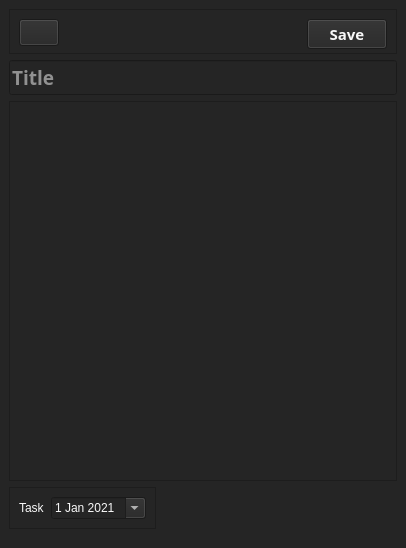
<?xml version="1.0" encoding="UTF-8"?>
<ui version="4.0">
 <class>MainWindow</class>
 <widget class="QMainWindow" name="MainWindow">
  <property name="geometry">
   <rect>
    <x>0</x>
    <y>0</y>
    <width>406</width>
    <height>548</height>
   </rect>
  </property>
  <property name="minimumSize">
   <size>
    <width>350</width>
    <height>270</height>
   </size>
  </property>
  <property name="windowTitle">
   <string>MainWindow</string>
  </property>
  <property name="styleSheet">
   <string notr="true">background-color: rgb(37, 37, 37);
color: rgb(248, 248, 248);

</string>
  </property>
  <widget class="QWidget" name="centralwidget">
   <property name="styleSheet">
    <string notr="true">QPushButton#btn_delete, #btn_search, #btn_back,
 #btn_saveChanges, #btn_edit, #btn_back_2, #btn_save, #btn_addTask, #btn_calendar, #btn_back_3, #delete_all_tasks {
   background-color: rgb(58, 58, 58);
   border: 0px;
   border-radius: 5px;
}

QPushButton#btn_delete:hover, #delete_all_tasks:hover {
	border: 1px solid rgb(255, 70, 95);
}
QPushButton#btn_delete:pressed, #delete_all_tasks:pressed {
   background-color: rgb(255, 70, 95);
   border: 0px;
   border-radius: 5px;
}

QPushButton#btn_add {
background-color: rgb(48, 48, 48);
border-radius: 20px;
}

QPushButton#btn_add:hover, #btn_back:hover, 
#btn_edit:hover, #btn_back_2:hover, #btn_save:hove {
	border: 3px solid rgb(33, 33, 33);
}
QPushButton#btn_add:pressed, #btn_back:hover, 
#btn_edit:hover, #btn_back_2:hover, #btn_save:hover {
   background-color: rgb(33, 33, 33);
}

QTextEdit#textEdit_bodyNote, #lineEdit_Title {
border: 0xp;
}

QPushButton#btn_saveChanges:hover, #btn_addTask:hover, #btn_calendar:hover, #btn_back_3:hover {
	border: 1px solid rgb(231, 237, 155);
}
QPushButton#btn_saveChanges:pressed, #btn_addTask:pressed, #btn_calendar:pressed,  #btn_back_3:pressed {
   background-color: rgb(207, 212, 144);
   border: 1px solid rgb(207, 212, 144);
}

QTableView {
	background-color: rgb(37, 37, 37);
    border: 0xp;
}
QScrollArea {
	background-color: rgb(37, 37, 37);
    border: 0xp;
}

QScrollBar:vertical {
    border: none;
     background: rgb(37, 37, 37);
     width: 20px;
     margin: 19px 0 19px 0;
     border-radius: 0px;
 }

QScrollBar::handle:vertical {
    background-color:  rgb(48, 48, 48);
    min-height: 30px;
    border-radius: 5px;
  }

QScrollBar::handle:vertical:hover {
      background-color: rgb(255,255,222);
  }

QScrollBar::handle:vertical:pressed {
      background-color: rgb(33, 33, 33);
 }

QScrollBar::sub-line:vertical {
      height: 0px;
 }

 QScrollBar::add-line:vertical {
       height: 0px;
 }



/* RESET ARROW  vvvvvvvvvvvvvvvvvvvvvvvvvvvvvvvvvvvvvvvvvvvvvvvvvvvvvvvvvvvvvvv       */
            QScrollBar::up-arrow:vertical, QScrollBar::down-arrow:vertical {
                background: none;
            }
            QScrollBar::add-page:vertical, QScrollBar::sub-page:vertical {
                background: none;
            }
/* ^^^^^^^^^^^^^^^^^^^^^^^^^^^^^^^^^^^^^^^^^^^^^^^^^^^^^^^^^^^^^^^^^^^^^^^^^^^^       *</string>
   </property>
   <layout class="QGridLayout" name="gridLayout">
    <property name="leftMargin">
     <number>0</number>
    </property>
    <property name="topMargin">
     <number>0</number>
    </property>
    <property name="rightMargin">
     <number>0</number>
    </property>
    <property name="bottomMargin">
     <number>0</number>
    </property>
    <property name="spacing">
     <number>0</number>
    </property>
    <item row="0" column="0">
     <widget class="QStackedWidget" name="stackedWidget">
      <property name="minimumSize">
       <size>
        <width>0</width>
        <height>40</height>
       </size>
      </property>
      <property name="currentIndex">
       <number>2</number>
      </property>
      <widget class="QWidget" name="allNotesPage">
       <layout class="QVBoxLayout" name="verticalLayout">
        <property name="spacing">
         <number>0</number>
        </property>
        <property name="leftMargin">
         <number>3</number>
        </property>
        <property name="topMargin">
         <number>3</number>
        </property>
        <property name="rightMargin">
         <number>3</number>
        </property>
        <property name="bottomMargin">
         <number>3</number>
        </property>
        <item>
         <widget class="QFrame" name="header_allNotes">
          <property name="sizePolicy">
           <sizepolicy hsizetype="Expanding" vsizetype="Preferred">
            <horstretch>0</horstretch>
            <verstretch>0</verstretch>
           </sizepolicy>
          </property>
          <property name="minimumSize">
           <size>
            <width>0</width>
            <height>45</height>
           </size>
          </property>
          <property name="maximumSize">
           <size>
            <width>16777215</width>
            <height>45</height>
           </size>
          </property>
          <property name="frameShape">
           <enum>QFrame::StyledPanel</enum>
          </property>
          <property name="frameShadow">
           <enum>QFrame::Raised</enum>
          </property>
          <layout class="QHBoxLayout" name="horizontalLayout">
           <property name="leftMargin">
            <number>0</number>
           </property>
           <property name="topMargin">
            <number>0</number>
           </property>
           <property name="rightMargin">
            <number>0</number>
           </property>
           <property name="bottomMargin">
            <number>0</number>
           </property>
           <item>
            <widget class="QLabel" name="label_Notes">
             <property name="font">
              <font>
               <family>Segoe UI Symbol</family>
               <pointsize>14</pointsize>
               <weight>50</weight>
               <italic>false</italic>
               <bold>false</bold>
              </font>
             </property>
             <property name="styleSheet">
              <string notr="true">font: 14pt &quot;Segoe UI Symbol&quot;;</string>
             </property>
             <property name="text">
              <string>Notes</string>
             </property>
            </widget>
           </item>
           <item>
            <widget class="QLineEdit" name="lineEdit_search">
             <property name="styleSheet">
              <string notr="true">border: 1px solid rgb(233, 233, 233);
border-top-color: rgb(37, 37, 37);
border-right-color: rgb(37, 37, 37);
border-left-color: rgb(37, 37, 37);
</string>
             </property>
            </widget>
           </item>
           <item>
            <widget class="QPushButton" name="btn_search">
             <property name="minimumSize">
              <size>
               <width>27</width>
               <height>27</height>
              </size>
             </property>
             <property name="styleSheet">
              <string notr="true"/>
             </property>
             <property name="text">
              <string/>
             </property>
             <property name="icon">
              <iconset resource="../res/icons_svg.qrc">
               <normaloff>:/svg/search_icon.svg</normaloff>:/svg/search_icon.svg</iconset>
             </property>
            </widget>
           </item>
           <item>
            <widget class="QPushButton" name="btn_calendar">
             <property name="minimumSize">
              <size>
               <width>27</width>
               <height>27</height>
              </size>
             </property>
             <property name="text">
              <string/>
             </property>
             <property name="icon">
              <iconset resource="../res/icons_svg.qrc">
               <normaloff>:/svg/calendar_white_icon.svg</normaloff>:/svg/calendar_white_icon.svg</iconset>
             </property>
            </widget>
           </item>
          </layout>
         </widget>
        </item>
        <item>
         <widget class="QFrame" name="allNotes">
          <property name="frameShape">
           <enum>QFrame::StyledPanel</enum>
          </property>
          <property name="frameShadow">
           <enum>QFrame::Raised</enum>
          </property>
          <layout class="QGridLayout" name="gridLayout_2">
           <property name="leftMargin">
            <number>0</number>
           </property>
           <property name="topMargin">
            <number>0</number>
           </property>
           <property name="rightMargin">
            <number>0</number>
           </property>
           <property name="bottomMargin">
            <number>0</number>
           </property>
           <property name="spacing">
            <number>0</number>
           </property>
           <item row="0" column="0">
            <widget class="QScrollArea" name="scrollArea">
             <property name="widgetResizable">
              <bool>true</bool>
             </property>
             <widget class="QWidget" name="scrollAreaWidgetContents">
              <property name="geometry">
               <rect>
                <x>0</x>
                <y>0</y>
                <width>398</width>
                <height>439</height>
               </rect>
              </property>
              <property name="styleSheet">
               <string notr="true">border: 0px;
border-radius: 15px;</string>
              </property>
              <layout class="QGridLayout" name="gridLayout_3">
               <property name="leftMargin">
                <number>0</number>
               </property>
               <property name="topMargin">
                <number>0</number>
               </property>
               <property name="rightMargin">
                <number>0</number>
               </property>
               <property name="bottomMargin">
                <number>0</number>
               </property>
               <property name="spacing">
                <number>0</number>
               </property>
               <item row="0" column="0">
                <widget class="QTableView" name="tableView">
                 <property name="styleSheet">
                  <string notr="true"/>
                 </property>
                 <property name="dragEnabled">
                  <bool>true</bool>
                 </property>
                 <property name="textElideMode">
                  <enum>Qt::ElideLeft</enum>
                 </property>
                </widget>
               </item>
              </layout>
             </widget>
            </widget>
           </item>
          </layout>
         </widget>
        </item>
        <item>
         <widget class="QFrame" name="frame">
          <property name="minimumSize">
           <size>
            <width>0</width>
            <height>0</height>
           </size>
          </property>
          <property name="maximumSize">
           <size>
            <width>16777215</width>
            <height>46</height>
           </size>
          </property>
          <property name="styleSheet">
           <string notr="true">border-radius: 20px;
</string>
          </property>
          <property name="frameShape">
           <enum>QFrame::Panel</enum>
          </property>
          <property name="frameShadow">
           <enum>QFrame::Sunken</enum>
          </property>
          <layout class="QHBoxLayout" name="horizontalLayout_5">
           <property name="leftMargin">
            <number>3</number>
           </property>
           <property name="topMargin">
            <number>3</number>
           </property>
           <property name="rightMargin">
            <number>3</number>
           </property>
           <property name="bottomMargin">
            <number>3</number>
           </property>
           <item>
            <widget class="QPushButton" name="btn_add">
             <property name="minimumSize">
              <size>
               <width>40</width>
               <height>40</height>
              </size>
             </property>
             <property name="maximumSize">
              <size>
               <width>60</width>
               <height>40</height>
              </size>
             </property>
             <property name="styleSheet">
              <string notr="true"/>
             </property>
             <property name="text">
              <string/>
             </property>
             <property name="icon">
              <iconset resource="../res/icons_svg.qrc">
               <normaloff>:/svg/plus_icon.svg</normaloff>:/svg/plus_icon.svg</iconset>
             </property>
             <property name="iconSize">
              <size>
               <width>18</width>
               <height>18</height>
              </size>
             </property>
            </widget>
           </item>
          </layout>
         </widget>
        </item>
       </layout>
      </widget>
      <widget class="QWidget" name="notePage">
       <layout class="QVBoxLayout" name="verticalLayout_2">
        <property name="leftMargin">
         <number>18</number>
        </property>
        <item>
         <widget class="QFrame" name="header_notes">
          <property name="sizePolicy">
           <sizepolicy hsizetype="Expanding" vsizetype="Preferred">
            <horstretch>0</horstretch>
            <verstretch>0</verstretch>
           </sizepolicy>
          </property>
          <property name="minimumSize">
           <size>
            <width>0</width>
            <height>45</height>
           </size>
          </property>
          <property name="maximumSize">
           <size>
            <width>16777215</width>
            <height>45</height>
           </size>
          </property>
          <property name="frameShape">
           <enum>QFrame::StyledPanel</enum>
          </property>
          <property name="frameShadow">
           <enum>QFrame::Raised</enum>
          </property>
          <layout class="QHBoxLayout" name="horizontalLayout_2">
           <property name="leftMargin">
            <number>0</number>
           </property>
           <property name="topMargin">
            <number>0</number>
           </property>
           <property name="bottomMargin">
            <number>0</number>
           </property>
           <item alignment="Qt::AlignLeft">
            <widget class="QPushButton" name="btn_back">
             <property name="minimumSize">
              <size>
               <width>27</width>
               <height>27</height>
              </size>
             </property>
             <property name="styleSheet">
              <string notr="true"/>
             </property>
             <property name="text">
              <string/>
             </property>
             <property name="icon">
              <iconset resource="../res/icons_svg.qrc">
               <normaloff>:/svg/back_arrow_icon.svg</normaloff>:/svg/back_arrow_icon.svg</iconset>
             </property>
            </widget>
           </item>
           <item alignment="Qt::AlignRight">
            <widget class="QFrame" name="btns_forEdit">
             <property name="frameShape">
              <enum>QFrame::StyledPanel</enum>
             </property>
             <property name="frameShadow">
              <enum>QFrame::Raised</enum>
             </property>
             <layout class="QHBoxLayout" name="horizontalLayout_4">
              <property name="leftMargin">
               <number>0</number>
              </property>
              <property name="topMargin">
               <number>0</number>
              </property>
              <property name="rightMargin">
               <number>0</number>
              </property>
              <property name="bottomMargin">
               <number>0</number>
              </property>
              <item>
               <widget class="QPushButton" name="btn_saveChanges">
                <property name="minimumSize">
                 <size>
                  <width>27</width>
                  <height>27</height>
                 </size>
                </property>
                <property name="styleSheet">
                 <string notr="true"/>
                </property>
                <property name="text">
                 <string/>
                </property>
                <property name="icon">
                 <iconset resource="../res/icons_svg.qrc">
                  <normaloff>:/svg/checkYesDisabled_icon.svg</normaloff>:/svg/checkYesDisabled_icon.svg</iconset>
                </property>
               </widget>
              </item>
              <item>
               <widget class="QPushButton" name="btn_edit">
                <property name="minimumSize">
                 <size>
                  <width>27</width>
                  <height>27</height>
                 </size>
                </property>
                <property name="styleSheet">
                 <string notr="true"/>
                </property>
                <property name="text">
                 <string/>
                </property>
                <property name="icon">
                 <iconset resource="../res/icons_svg.qrc">
                  <normaloff>:/svg/edit_icon.svg</normaloff>:/svg/edit_icon.svg</iconset>
                </property>
               </widget>
              </item>
             </layout>
            </widget>
           </item>
          </layout>
         </widget>
        </item>
        <item>
         <widget class="QLineEdit" name="lineEdit_Title">
          <property name="font">
           <font>
            <family>Segoe UI Semibold</family>
            <pointsize>14</pointsize>
            <weight>75</weight>
            <bold>true</bold>
           </font>
          </property>
          <property name="styleSheet">
           <string notr="true">color: rgb(253, 253, 253);</string>
          </property>
          <property name="placeholderText">
           <string>Title</string>
          </property>
         </widget>
        </item>
        <item>
         <widget class="QLabel" name="label_date">
          <property name="font">
           <font>
            <family>Segoe UI Symbol</family>
           </font>
          </property>
          <property name="styleSheet">
           <string notr="true">color: rgb(106, 106, 106);</string>
          </property>
          <property name="text">
           <string>Date</string>
          </property>
         </widget>
        </item>
        <item>
         <widget class="QLabel" name="label_dateUpdate">
          <property name="text">
           <string>Last update: </string>
          </property>
         </widget>
        </item>
        <item alignment="Qt::AlignLeft">
         <widget class="QFrame" name="task">
          <property name="minimumSize">
           <size>
            <width>0</width>
            <height>0</height>
           </size>
          </property>
          <property name="frameShape">
           <enum>QFrame::StyledPanel</enum>
          </property>
          <property name="frameShadow">
           <enum>QFrame::Raised</enum>
          </property>
          <layout class="QHBoxLayout" name="horizontalLayout_8">
           <property name="leftMargin">
            <number>1</number>
           </property>
           <item>
            <widget class="QLabel" name="label_task">
             <property name="text">
              <string>Task</string>
             </property>
            </widget>
           </item>
           <item>
            <widget class="QDateEdit" name="dateEdit">
             <property name="dateTime">
              <datetime>
               <hour>0</hour>
               <minute>0</minute>
               <second>0</second>
               <year>2021</year>
               <month>1</month>
               <day>1</day>
              </datetime>
             </property>
             <property name="calendarPopup">
              <bool>true</bool>
             </property>
            </widget>
           </item>
          </layout>
         </widget>
        </item>
        <item>
         <widget class="QTextEdit" name="textEdit_bodyNote">
          <property name="font">
           <font>
            <family>Segoe UI Semibold</family>
            <pointsize>10</pointsize>
            <weight>75</weight>
            <bold>true</bold>
           </font>
          </property>
         </widget>
        </item>
        <item alignment="Qt::AlignRight">
         <widget class="QPushButton" name="btn_delete">
          <property name="minimumSize">
           <size>
            <width>65</width>
            <height>30</height>
           </size>
          </property>
          <property name="font">
           <font>
            <family>Segoe UI Semibold</family>
            <pointsize>11</pointsize>
            <weight>75</weight>
            <bold>true</bold>
           </font>
          </property>
          <property name="styleSheet">
           <string notr="true"/>
          </property>
          <property name="text">
           <string>DELETE</string>
          </property>
         </widget>
        </item>
       </layout>
      </widget>
      <widget class="QWidget" name="addNotePage">
       <layout class="QVBoxLayout" name="verticalLayout_3">
        <item>
         <widget class="QFrame" name="header_notes_2">
          <property name="sizePolicy">
           <sizepolicy hsizetype="Expanding" vsizetype="Preferred">
            <horstretch>0</horstretch>
            <verstretch>0</verstretch>
           </sizepolicy>
          </property>
          <property name="minimumSize">
           <size>
            <width>0</width>
            <height>45</height>
           </size>
          </property>
          <property name="maximumSize">
           <size>
            <width>16777215</width>
            <height>45</height>
           </size>
          </property>
          <property name="frameShape">
           <enum>QFrame::StyledPanel</enum>
          </property>
          <property name="frameShadow">
           <enum>QFrame::Raised</enum>
          </property>
          <layout class="QHBoxLayout" name="horizontalLayout_3">
           <item alignment="Qt::AlignLeft">
            <widget class="QPushButton" name="btn_back_2">
             <property name="minimumSize">
              <size>
               <width>27</width>
               <height>27</height>
              </size>
             </property>
             <property name="styleSheet">
              <string notr="true"/>
             </property>
             <property name="text">
              <string/>
             </property>
             <property name="icon">
              <iconset resource="../res/icons_svg.qrc">
               <normaloff>:/svg/back_arrow_icon.svg</normaloff>:/svg/back_arrow_icon.svg</iconset>
             </property>
            </widget>
           </item>
           <item alignment="Qt::AlignRight">
            <widget class="QPushButton" name="btn_save">
             <property name="minimumSize">
              <size>
               <width>55</width>
               <height>30</height>
              </size>
             </property>
             <property name="font">
              <font>
               <family>Segoe UI Semibold</family>
               <pointsize>11</pointsize>
               <weight>75</weight>
               <bold>true</bold>
              </font>
             </property>
             <property name="styleSheet">
              <string notr="true"/>
             </property>
             <property name="text">
              <string>Save</string>
             </property>
            </widget>
           </item>
          </layout>
         </widget>
        </item>
        <item>
         <widget class="QLineEdit" name="lineEdit_Title_2">
          <property name="font">
           <font>
            <family>Segoe UI Semibold</family>
            <pointsize>14</pointsize>
            <weight>75</weight>
            <bold>true</bold>
           </font>
          </property>
          <property name="styleSheet">
           <string notr="true">color: rgb(253, 253, 253);</string>
          </property>
          <property name="placeholderText">
           <string>Title</string>
          </property>
         </widget>
        </item>
        <item>
         <widget class="QTextEdit" name="textEdit_bodyNote_2">
          <property name="font">
           <font>
            <family>Segoe UI Semibold</family>
            <pointsize>10</pointsize>
            <weight>75</weight>
            <bold>true</bold>
           </font>
          </property>
         </widget>
        </item>
        <item alignment="Qt::AlignLeft">
         <widget class="QFrame" name="frame_2">
          <property name="minimumSize">
           <size>
            <width>0</width>
            <height>0</height>
           </size>
          </property>
          <property name="frameShape">
           <enum>QFrame::StyledPanel</enum>
          </property>
          <property name="frameShadow">
           <enum>QFrame::Raised</enum>
          </property>
          <layout class="QHBoxLayout" name="horizontalLayout_9">
           <item>
            <widget class="QLabel" name="label_task_2">
             <property name="text">
              <string>Task</string>
             </property>
            </widget>
           </item>
           <item>
            <widget class="QDateEdit" name="dateEdit_2">
             <property name="dateTime">
              <datetime>
               <hour>0</hour>
               <minute>0</minute>
               <second>0</second>
               <year>2021</year>
               <month>1</month>
               <day>1</day>
              </datetime>
             </property>
             <property name="calendarPopup">
              <bool>true</bool>
             </property>
            </widget>
           </item>
          </layout>
         </widget>
        </item>
       </layout>
      </widget>
      <widget class="QWidget" name="calendarPage">
       <layout class="QVBoxLayout" name="verticalLayout_4">
        <item>
         <widget class="QFrame" name="calendar">
          <property name="minimumSize">
           <size>
            <width>0</width>
            <height>170</height>
           </size>
          </property>
          <property name="maximumSize">
           <size>
            <width>16777215</width>
            <height>170</height>
           </size>
          </property>
          <property name="frameShape">
           <enum>QFrame::StyledPanel</enum>
          </property>
          <property name="frameShadow">
           <enum>QFrame::Raised</enum>
          </property>
          <layout class="QGridLayout" name="gridLayout_4">
           <property name="leftMargin">
            <number>0</number>
           </property>
           <property name="topMargin">
            <number>0</number>
           </property>
           <property name="rightMargin">
            <number>0</number>
           </property>
           <property name="bottomMargin">
            <number>0</number>
           </property>
           <property name="spacing">
            <number>0</number>
           </property>
           <item row="0" column="0">
            <widget class="QCalendarWidget" name="calendarWidget"/>
           </item>
          </layout>
         </widget>
        </item>
        <item>
         <widget class="QFrame" name="add_task">
          <property name="maximumSize">
           <size>
            <width>16777215</width>
            <height>100</height>
           </size>
          </property>
          <property name="frameShape">
           <enum>QFrame::StyledPanel</enum>
          </property>
          <property name="frameShadow">
           <enum>QFrame::Raised</enum>
          </property>
          <layout class="QHBoxLayout" name="horizontalLayout_6">
           <item>
            <widget class="QTextEdit" name="textEdit"/>
           </item>
           <item>
            <widget class="QPushButton" name="btn_addTask">
             <property name="text">
              <string/>
             </property>
             <property name="icon">
              <iconset resource="../res/icons_svg.qrc">
               <normaloff>:/svg/checkYes_icon.svg</normaloff>:/svg/checkYes_icon.svg</iconset>
             </property>
             <property name="iconSize">
              <size>
               <width>20</width>
               <height>25</height>
              </size>
             </property>
            </widget>
           </item>
          </layout>
         </widget>
        </item>
        <item>
         <widget class="QFrame" name="allTasks">
          <property name="frameShape">
           <enum>QFrame::StyledPanel</enum>
          </property>
          <property name="frameShadow">
           <enum>QFrame::Raised</enum>
          </property>
          <layout class="QGridLayout" name="gridLayout_5">
           <property name="leftMargin">
            <number>0</number>
           </property>
           <property name="topMargin">
            <number>0</number>
           </property>
           <property name="rightMargin">
            <number>0</number>
           </property>
           <property name="bottomMargin">
            <number>0</number>
           </property>
           <property name="spacing">
            <number>0</number>
           </property>
           <item row="0" column="0">
            <widget class="QTableView" name="tableview_tasks"/>
           </item>
          </layout>
         </widget>
        </item>
        <item>
         <widget class="QFrame" name="parameters">
          <property name="minimumSize">
           <size>
            <width>0</width>
            <height>40</height>
           </size>
          </property>
          <property name="frameShape">
           <enum>QFrame::StyledPanel</enum>
          </property>
          <property name="frameShadow">
           <enum>QFrame::Raised</enum>
          </property>
          <layout class="QHBoxLayout" name="horizontalLayout_7">
           <property name="topMargin">
            <number>1</number>
           </property>
           <property name="bottomMargin">
            <number>1</number>
           </property>
           <item alignment="Qt::AlignLeft">
            <widget class="QPushButton" name="delete_all_tasks">
             <property name="minimumSize">
              <size>
               <width>65</width>
               <height>30</height>
              </size>
             </property>
             <property name="text">
              <string>DELETE</string>
             </property>
            </widget>
           </item>
           <item alignment="Qt::AlignRight">
            <widget class="QPushButton" name="btn_back_3">
             <property name="minimumSize">
              <size>
               <width>65</width>
               <height>30</height>
              </size>
             </property>
             <property name="text">
              <string>BACK</string>
             </property>
            </widget>
           </item>
          </layout>
         </widget>
        </item>
       </layout>
      </widget>
     </widget>
    </item>
   </layout>
  </widget>
  <widget class="QStatusBar" name="statusbar">
   <property name="minimumSize">
    <size>
     <width>0</width>
     <height>10</height>
    </size>
   </property>
   <property name="maximumSize">
    <size>
     <width>16777215</width>
     <height>10</height>
    </size>
   </property>
  </widget>
  <action name="action">
   <property name="text">
    <string>Сохранить</string>
   </property>
  </action>
  <action name="action_2">
   <property name="text">
    <string>Новый  список</string>
   </property>
  </action>
  <action name="action_3">
   <property name="text">
    <string>Открыть</string>
   </property>
  </action>
 </widget>
 <resources>
  <include location="../res/icons_svg.qrc"/>
 </resources>
 <connections/>
</ui>
